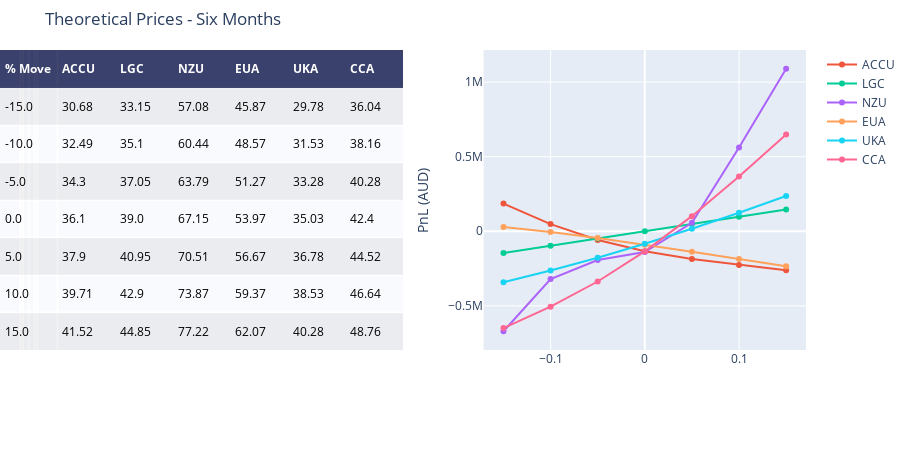

This figure's notebook cell:
### Code cell
price_ranges, price_returns, price_pnls = create_returns(six_months)

fig = ff.create_table(price_ranges,height_constant=50)

for i in mkts:
    #fig.add_trace(go.Scatter(x=fig_daily.Sigma, y=fig_daily[i], name=i, xaxis='x2', yaxis='y2'))
    fig.add_trace(go.Scatter(x = price_returns, y=price_pnls[i], name=i, xaxis='x2', yaxis='y2'))
    fig.update_xaxes(tickvals=[-0.15,-0.10,-0.5,0,0.5,0.10,0.15])
    
fig.update_layout(
    title_text = 'Theoretical Prices - Six Months',
    margin = {'t':50, 'b':100},
    xaxis = {'domain': [0, .5]},
    xaxis2 = {'domain': [0.6, 1.],'title':''},
    yaxis2 = {'anchor': 'x2', 'title': 'PnL (AUD)'}
)

fig.show()

### Figure 1 — Plotly figure (JSON) as saved in the notebook; plotly's stock layout.template omitted (floating-point values rounded to 4 significant figures)
{"data": [{"colorscale": [[0, "#00083e"], [0.5, "#ededee"], [1, "#ffffff"]], "hoverinfo": "none", "opacity": 0.75, "showscale": false, "type": "heatmap", "z": [[0, 0, 0, 0, 0, 0, 0], [0.5, 0.5, 0.5, 0.5, 0.5, 0.5, 0.5], [1, 1, 1, 1, 1, 1, 1], [0.5, 0.5, 0.5, 0.5, 0.5, 0.5, 0.5], [1, 1, 1, 1, 1, 1, 1], [0.5, 0.5, 0.5, 0.5, 0.5, 0.5, 0.5], [1, 1, 1, 1, 1, 1, 1], [0.5, 0.5, 0.5, 0.5, 0.5, 0.5, 0.5]]}, {"name": "ACCU", "type": "scatter", "x": [-0.15, -0.1, -0.05, 0, 0.05, 0.1, 0.15], "xaxis": "x2", "y": [185400.0, 47920.0, -58890.0, -134100.0, -186200.0, -226000.0, -260700.0], "yaxis": "y2"}, {"name": "LGC", "type": "scatter", "x": [-0.15, -0.1, -0.05, 0, 0.05, 0.1, 0.15], "xaxis": "x2", "y": [-146250, -97500, -48750, 0, 48750, 97500, 146250], "yaxis": "y2"}, {"name": "NZU", "type": "scatter", "x": [-0.15, -0.1, -0.05, 0, 0.05, 0.1, 0.15], "xaxis": "x2", "y": [-670300.0, -320700.0, -193200.0, -139500.0, 56320.0, 561400.0, 1090000.0], "yaxis": "y2"}, {"name": "EUA", "type": "scatter", "x": [-0.15, -0.1, -0.05, 0, 0.05, 0.1, 0.15], "xaxis": "x2", "y": [28530.0, -4283.0, -44440.0, -89590.0, -137600.0, -186600.0, -235200.0], "yaxis": "y2"}, {"name": "UKA", "type": "scatter", "x": [-0.15, -0.1, -0.05, 0, 0.05, 0.1, 0.15], "xaxis": "x2", "y": [-341300.0, -263000.0, -177100.0, -83650.0, 16930.0, 123900.0, 236400.0], "yaxis": "y2"}, {"name": "CCA", "type": "scatter", "x": [-0.15, -0.1, -0.05, 0, 0.05, 0.1, 0.15], "xaxis": "x2", "y": [-649000.0, -505800.0, -336900.0, -135000.0, 101400.0, 366700.0, 649500.0], "yaxis": "y2"}], "layout": {"annotations": [{"align": "left", "font": {"color": "#ffffff"}, "showarrow": false, "text": "<b>% Move</b>", "x": -0.45, "xanchor": "left", "xref": "x", "y": 0, "yref": "y"}, {"align": "left", "font": {"color": "#ffffff"}, "showarrow": false, "text": "<b>ACCU</b>", "x": 0.55, "xanchor": "left", "xref": "x", "y": 0, "yref": "y"}, {"align": "left", "font": {"color": "#ffffff"}, "showarrow": false, "text": "<b>LGC</b>", "x": 1.55, "xanchor": "left", "xref": "x", "y": 0, "yref": "y"}, {"align": "left", "font": {"color": "#ffffff"}, "showarrow": false, "text": "<b>NZU</b>", "x": 2.55, "xanchor": "left", "xref": "x", "y": 0, "yref": "y"}, {"align": "left", "font": {"color": "#ffffff"}, "showarrow": false, "text": "<b>EUA</b>", "x": 3.55, "xanchor": "left", "xref": "x", "y": 0, "yref": "y"}, {"align": "left", "font": {"color": "#ffffff"}, "showarrow": false, "text": "<b>UKA</b>", "x": 4.55, "xanchor": "left", "xref": "x", "y": 0, "yref": "y"}, {"align": "left", "font": {"color": "#ffffff"}, "showarrow": false, "text": "<b>CCA</b>", "x": 5.55, "xanchor": "left", "xref": "x", "y": 0, "yref": "y"}, {"align": "left", "font": {"color": "#000000"}, "showarrow": false, "text": "-15.0", "x": -0.45, "xanchor": "left", "xref": "x", "y": 1, "yref": "y"}, {"align": "left", "font": {"color": "#000000"}, "showarrow": false, "text": "30.68", "x": 0.55, "xanchor": "left", "xref": "x", "y": 1, "yref": "y"}, {"align": "left", "font": {"color": "#000000"}, "showarrow": false, "text": "33.15", "x": 1.55, "xanchor": "left", "xref": "x", "y": 1, "yref": "y"}, {"align": "left", "font": {"color": "#000000"}, "showarrow": false, "text": "57.08", "x": 2.55, "xanchor": "left", "xref": "x", "y": 1, "yref": "y"}, {"align": "left", "font": {"color": "#000000"}, "showarrow": false, "text": "45.87", "x": 3.55, "xanchor": "left", "xref": "x", "y": 1, "yref": "y"}, {"align": "left", "font": {"color": "#000000"}, "showarrow": false, "text": "29.78", "x": 4.55, "xanchor": "left", "xref": "x", "y": 1, "yref": "y"}, {"align": "left", "font": {"color": "#000000"}, "showarrow": false, "text": "36.04", "x": 5.55, "xanchor": "left", "xref": "x", "y": 1, "yref": "y"}, {"align": "left", "font": {"color": "#000000"}, "showarrow": false, "text": "-10.0", "x": -0.45, "xanchor": "left", "xref": "x", "y": 2, "yref": "y"}, {"align": "left", "font": {"color": "#000000"}, "showarrow": false, "text": "32.49", "x": 0.55, "xanchor": "left", "xref": "x", "y": 2, "yref": "y"}, {"align": "left", "font": {"color": "#000000"}, "showarrow": false, "text": "35.1", "x": 1.55, "xanchor": "left", "xref": "x", "y": 2, "yref": "y"}, {"align": "left", "font": {"color": "#000000"}, "showarrow": false, "text": "60.44", "x": 2.55, "xanchor": "left", "xref": "x", "y": 2, "yref": "y"}, {"align": "left", "font": {"color": "#000000"}, "showarrow": false, "text": "48.57", "x": 3.55, "xanchor": "left", "xref": "x", "y": 2, "yref": "y"}, {"align": "left", "font": {"color": "#000000"}, "showarrow": false, "text": "31.53", "x": 4.55, "xanchor": "left", "xref": "x", "y": 2, "yref": "y"}, {"align": "left", "font": {"color": "#000000"}, "showarrow": false, "text": "38.16", "x": 5.55, "xanchor": "left", "xref": "x", "y": 2, "yref": "y"}, {"align": "left", "font": {"color": "#000000"}, "showarrow": false, "text": "-5.0", "x": -0.45, "xanchor": "left", "xref": "x", "y": 3, "yref": "y"}, {"align": "left", "font": {"color": "#000000"}, "showarrow": false, "text": "34.3", "x": 0.55, "xanchor": "left", "xref": "x", "y": 3, "yref": "y"}, {"align": "left", "font": {"color": "#000000"}, "showarrow": false, "text": "37.05", "x": 1.55, "xanchor": "left", "xref": "x", "y": 3, "yref": "y"}, {"align": "left", "font": {"color": "#000000"}, "showarrow": false, "text": "63.79", "x": 2.55, "xanchor": "left", "xref": "x", "y": 3, "yref": "y"}, {"align": "left", "font": {"color": "#000000"}, "showarrow": false, "text": "51.27", "x": 3.55, "xanchor": "left", "xref": "x", "y": 3, "yref": "y"}, {"align": "left", "font": {"color": "#000000"}, "showarrow": false, "text": "33.28", "x": 4.55, "xanchor": "left", "xref": "x", "y": 3, "yref": "y"}, {"align": "left", "font": {"color": "#000000"}, "showarrow": false, "text": "40.28", "x": 5.55, "xanchor": "left", "xref": "x", "y": 3, "yref": "y"}, {"align": "left", "font": {"color": "#000000"}, "showarrow": false, "text": "0.0", "x": -0.45, "xanchor": "left", "xref": "x", "y": 4, "yref": "y"}, {"align": "left", "font": {"color": "#000000"}, "showarrow": false, "text": "36.1", "x": 0.55, "xanchor": "left", "xref": "x", "y": 4, "yref": "y"}, {"align": "left", "font": {"color": "#000000"}, "showarrow": false, "text": "39.0", "x": 1.55, "xanchor": "left", "xref": "x", "y": 4, "yref": "y"}, {"align": "left", "font": {"color": "#000000"}, "showarrow": false, "text": "67.15", "x": 2.55, "xanchor": "left", "xref": "x", "y": 4, "yref": "y"}, {"align": "left", "font": {"color": "#000000"}, "showarrow": false, "text": "53.97", "x": 3.55, "xanchor": "left", "xref": "x", "y": 4, "yref": "y"}, {"align": "left", "font": {"color": "#000000"}, "showarrow": false, "text": "35.03", "x": 4.55, "xanchor": "left", "xref": "x", "y": 4, "yref": "y"}, {"align": "left", "font": {"color": "#000000"}, "showarrow": false, "text": "42.4", "x": 5.55, "xanchor": "left", "xref": "x", "y": 4, "yref": "y"}, {"align": "left", "font": {"color": "#000000"}, "showarrow": false, "text": "5.0", "x": -0.45, "xanchor": "left", "xref": "x", "y": 5, "yref": "y"}, {"align": "left", "font": {"color": "#000000"}, "showarrow": false, "text": "37.9", "x": 0.55, "xanchor": "left", "xref": "x", "y": 5, "yref": "y"}, {"align": "left", "font": {"color": "#000000"}, "showarrow": false, "text": "40.95", "x": 1.55, "xanchor": "left", "xref": "x", "y": 5, "yref": "y"}, {"align": "left", "font": {"color": "#000000"}, "showarrow": false, "text": "70.51", "x": 2.55, "xanchor": "left", "xref": "x", "y": 5, "yref": "y"}, {"align": "left", "font": {"color": "#000000"}, "showarrow": false, "text": "56.67", "x": 3.55, "xanchor": "left", "xref": "x", "y": 5, "yref": "y"}, {"align": "left", "font": {"color": "#000000"}, "showarrow": false, "text": "36.78", "x": 4.55, "xanchor": "left", "xref": "x", "y": 5, "yref": "y"}, {"align": "left", "font": {"color": "#000000"}, "showarrow": false, "text": "44.52", "x": 5.55, "xanchor": "left", "xref": "x", "y": 5, "yref": "y"}, {"align": "left", "font": {"color": "#000000"}, "showarrow": false, "text": "10.0", "x": -0.45, "xanchor": "left", "xref": "x", "y": 6, "yref": "y"}, {"align": "left", "font": {"color": "#000000"}, "showarrow": false, "text": "39.71", "x": 0.55, "xanchor": "left", "xref": "x", "y": 6, "yref": "y"}, {"align": "left", "font": {"color": "#000000"}, "showarrow": false, "text": "42.9", "x": 1.55, "xanchor": "left", "xref": "x", "y": 6, "yref": "y"}, {"align": "left", "font": {"color": "#000000"}, "showarrow": false, "text": "73.87", "x": 2.55, "xanchor": "left", "xref": "x", "y": 6, "yref": "y"}, {"align": "left", "font": {"color": "#000000"}, "showarrow": false, "text": "59.37", "x": 3.55, "xanchor": "left", "xref": "x", "y": 6, "yref": "y"}, {"align": "left", "font": {"color": "#000000"}, "showarrow": false, "text": "38.53", "x": 4.55, "xanchor": "left", "xref": "x", "y": 6, "yref": "y"}, {"align": "left", "font": {"color": "#000000"}, "showarrow": false, "text": "46.64", "x": 5.55, "xanchor": "left", "xref": "x", "y": 6, "yref": "y"}, {"align": "left", "font": {"color": "#000000"}, "showarrow": false, "text": "15.0", "x": -0.45, "xanchor": "left", "xref": "x", "y": 7, "yref": "y"}, {"align": "left", "font": {"color": "#000000"}, "showarrow": false, "text": "41.52", "x": 0.55, "xanchor": "left", "xref": "x", "y": 7, "yref": "y"}, {"align": "left", "font": {"color": "#000000"}, "showarrow": false, "text": "44.85", "x": 1.55, "xanchor": "left", "xref": "x", "y": 7, "yref": "y"}, {"align": "left", "font": {"color": "#000000"}, "showarrow": false, "text": "77.22", "x": 2.55, "xanchor": "left", "xref": "x", "y": 7, "yref": "y"}, {"align": "left", "font": {"color": "#000000"}, "showarrow": false, "text": "62.07", "x": 3.55, "xanchor": "left", "xref": "x", "y": 7, "yref": "y"}, {"align": "left", "font": {"color": "#000000"}, "showarrow": false, "text": "40.28", "x": 4.55, "xanchor": "left", "xref": "x", "y": 7, "yref": "y"}, {"align": "left", "font": {"color": "#000000"}, "showarrow": false, "text": "48.76", "x": 5.55, "xanchor": "left", "xref": "x", "y": 7, "yref": "y"}], "height": 450, "margin": {"b": 100, "l": 0, "r": 0, "t": 50}, "title": {"text": "Theoretical Prices - Six Months"}, "xaxis": {"domain": [0, 0.5], "dtick": 1, "gridwidth": 2, "showticklabels": false, "tick0": -0.5, "ticks": "", "tickvals": [-0.15, -0.1, -0.5, 0, 0.5, 0.1, 0.15], "zeroline": false}, "xaxis2": {"domain": [0.6, 1], "title": {"text": ""}}, "yaxis": {"autorange": "reversed", "dtick": 1, "gridwidth": 2, "showticklabels": false, "tick0": 0.5, "ticks": "", "zeroline": false}, "yaxis2": {"anchor": "x2", "title": {"text": "PnL (AUD)"}}}}
